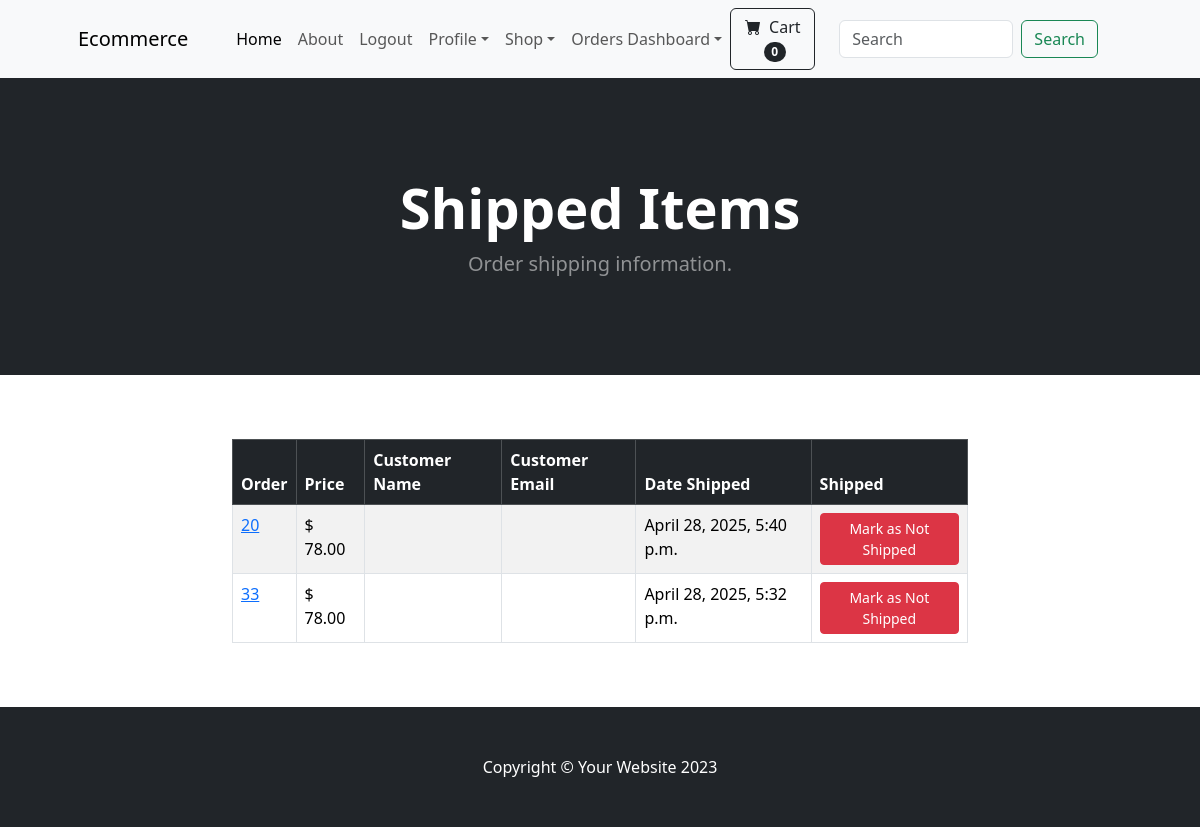
The page /payment/shipped_order (signed in) on the database its author committed.
### payment/models.py (models this page shows, shortened)
class Order(models.Model):
    user = models.ForeignKey(User, on_delete=models.CASCADE)
    full_name = models.CharField(max_length=250)
    email = models.EmailField(max_length=250, blank=True, null=True)
    shipping_address = models.TextField(max_length=15000)
    amount_paid = models.DecimalField(max_digits=7, decimal_places=2)
    date_ordered = models.DateTimeField(auto_now_add=True)
    shipped = models.BooleanField(default=False)
    date_shipped = models.DateTimeField(blank=True, null=True)

### payment/views.py (the view)
# urls.py: path('shipped_order', views.shipped_order, name='shipped_order'),
def shipped_order(request):
    if request.user.is_authenticated and request.user.is_superuser:
        orders = Order.objects.filter(shipped=True)
        return render(request, "shipped_order.html", {"orders": orders})
    else:
        messages.success(request, "access denied")
        return redirect("home")

### cart/cart.py (called while the page is built)
    def __len__(self):
        return len(self.cart)

### cart/context_processors.py (called while the page is built)
def cart(request):
    return {'cart': Cart(request)}

### payment/templates/shipped_order.html (shortened to what this page needs)
{% extends 'base.html' %}
{% load static %}
{% block content %}
<header class="bg-dark py-5 m-0">
  <div class="container px-4 px-lg-5 my-5">
    <div class="text-center text-white">
      <h1 class="display-4 fw-bolder">Shipped Items</h1>
      <p class="lead fw-normal text-white-50 mb-0">Order shipping information.</p>
    </div>
  </div>
</header>
<div class="container my-3">
  <div class="row align-items-center">
    <div class="col-md-8 offset-md-2">
        <table class="table table-striped table-hover table-bordered my-5">
            <thead class="table-dark">
                <tr>
                  <th scope="col">Order</th>
                  <th scope="col">Price</th>
                  <th scope="col">Customer Name</th>
                  <th scope="col">Customer Email</th>
                  <th scope="col">Date Shipped</th>
                  <th scope="col">Shipped</th>
                </tr>
              </thead>
              <tbody>
                {% for order in orders %}
                <tr>
                  <td><a href="{% url 'orders' order.id %}">{{ order.id }}</a></td>
                  <td>$ {{ order.amount_paid }}</td>
                  <td>{{ order.fullname }}</td>
                  <td>{{ order.email }}</td>
                  <td>{{ order.date_shipped }}</td>
                  <td>
                    <form action="{% url 'orders' order.id %}" method="post">
                      <button type="submit" class="btn btn-danger btn-sm">Mark as Not Shipped</button>
                    </form>
                  </td>
                </tr>
                {% endfor %}
              </tbody>
        </table>
    </div>
  </div>
</div>
{% endblock content %}

### rows shown on the page
Order: id "20", amount_paid "78.00", date_shipped "April 28, 2025, 5:40 p.m."
Order: id "33", amount_paid "78.00", date_shipped "April 28, 2025, 5:32 p.m."

### other values the page prints
{{ cart|length }} "0"
